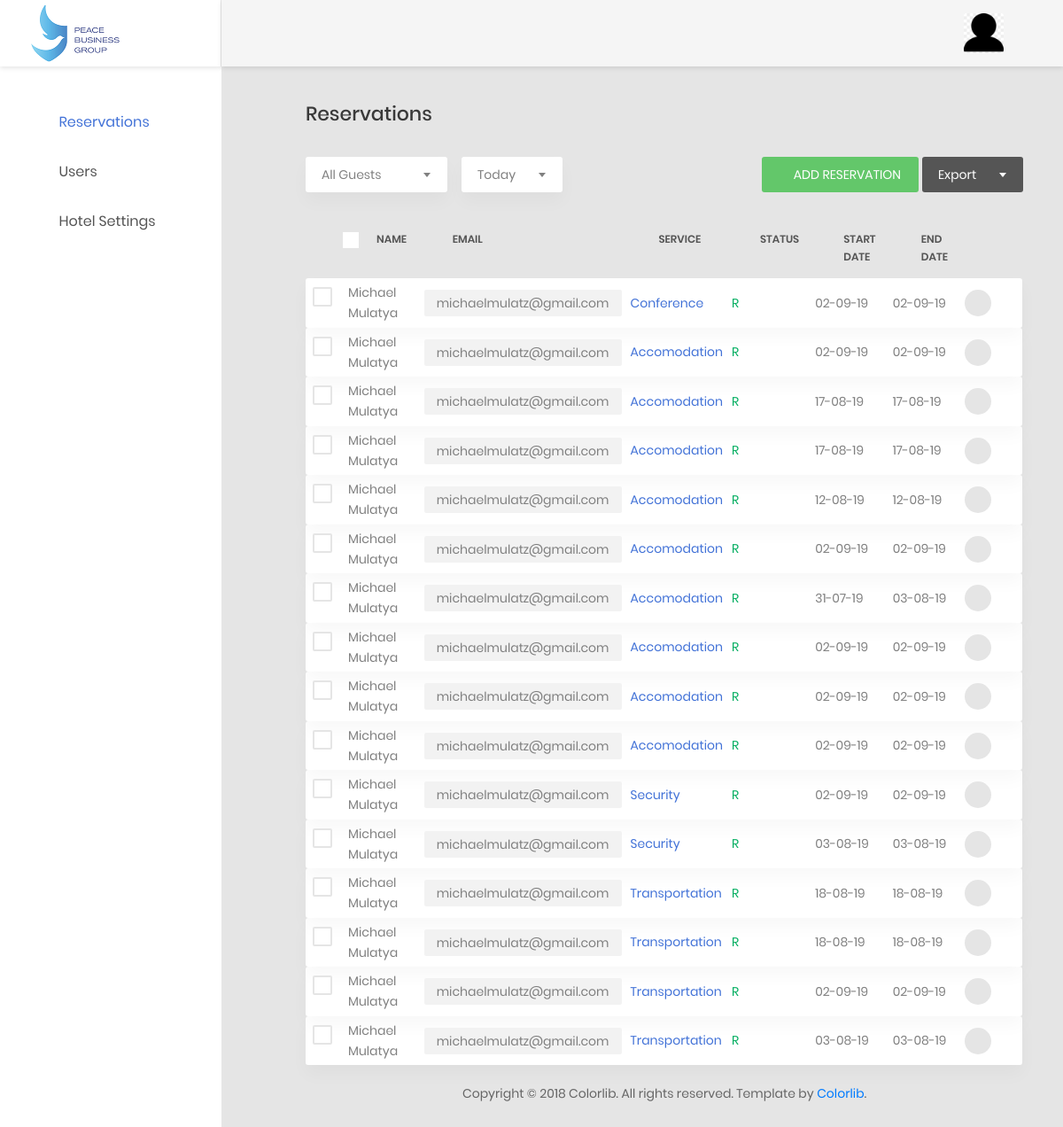
Screenshot of /reservations/admin/list/all/ with the database file from the repository.
### reservations/models.py (models this page shows, shortened)
class Reservation(models.Model):
	status_options=[('R','Requested'),('A','Accepted'),('D','Denied')]
	status = models.CharField(choices=status_options,max_length=1)
	start_date = models.DateField()
	end_date = models.DateField()
	number_of_guests = models.SmallIntegerField()
	comments = models.TextField()
	created_at = models.DateTimeField(auto_now_add=True)
	class Meta:
		abstract = True

class ConferenceReservation(Reservation):
	made_by = models.ForeignKey(Pbguser,related_name='conference_made_by',on_delete=models.PROTECT)
	guest_id = models.ForeignKey(Pbguser,related_name='conference_guest_id',on_delete=models.PROTECT)
	number_of_guests = models.SmallIntegerField()
	conference_hall_id = models.ForeignKey(ConferenceHall,on_delete=models.PROTECT)
	def gettype(self):
		return "conference"

class Pbguser(models.Model):
	user = models.OneToOneField(
		User,
		default=None,
		null=True,
		on_delete=models.CASCADE)
	gender_choices = [('M','Male'),('F','Female')]
	gender = models.CharField(
		choices=gender_choices,
		max_length=1,
		default=None,
		null=True
		)
	phone_number = models.CharField(max_length=50,
		null=True,default=0)

class AccomodationReservation(Reservation):
	made_by = models.ForeignKey(Pbguser,related_name='room_made_by',on_delete=models.PROTECT)
	guest_id = models.ForeignKey(Pbguser,related_name='room_guest_id',on_delete=models.PROTECT)
	def gettype(self):
		return "accomodation"

class SecurityReservation(Reservation):
	made_by = models.ForeignKey(Pbguser,related_name='security_made_by',on_delete=models.PROTECT)
	guest_id = models.ForeignKey(Pbguser,related_name='security_guest_id',on_delete=models.PROTECT)
	security_type = models.ForeignKey(SecurityService,on_delete=models.PROTECT)
	def gettype(self):
		return "security"

class TransportReservation(Reservation):
	made_by = models.ForeignKey(Pbguser,related_name='transport_made_by',on_delete=models.PROTECT)
	guest_id = models.ForeignKey(Pbguser,related_name='transport_guest_id',on_delete=models.PROTECT)
	car_options = [('A','Armored'),('N','Normal')]
	car_type = models.CharField(choices=car_options,max_length=1,default='N')
	districts = ['']
	district = models.CharField(max_length=100,default='')
	location = models.CharField(max_length=200)
	purpose_of_visit = models.CharField(max_length=200)
	def gettype(self):
		return "transportation"

### reservations/views.py (the view)
# urls.py: re_path(r'^admin/list/(?P<category>[\w]*)/',views.admindashboard,name='admindashboard'),
def admindashboard(request,category):
	accomodation = AccomodationReservation.objects.all()
	transportation = TransportReservation.objects.all()
	security = SecurityReservation.objects.all()
	conference = ConferenceReservation.objects.all()
	if(category=='accomodation'):
		reservations = accomodation
	elif(category=='transportation'):
		reservations = transportation
	elif(category=='security'):
		reservations = security
	elif(category=='conference'):
		reservations = conference
	else:
		reservations = chain(accomodation,transportation)
		reservations = chain(reservations,security)
		reservations = chain(reservations,conference)
	def myfn(r):
		return r.created_at
	reservations = sorted(reservations,key=myfn)
	return render(request,'reservations/admin/dashboard.html',{'reservations':reservations})

### reservations/templates/reservations/admin/dashboard.html (shortened to what this page needs)
{% extends "reservations/admin/base.html" %}
{% block maincontent %}
    <div class="row">
                <div class="col-md-12">
                    <h3 class="title-5 m-b-35">reservations</h3>
                    <div class="table-data__tool">
                        <div class="table-data__tool-left">
                            <div class="rs-select2--light rs-select2--md">
                            </div>
                            <div class="rs-select2--light rs-select2--sm">
                            </div>
                        </div>
                        <div class="table-data__tool-right">
                            <a href="{% url 'reservations:index' %}" class="au-btn au-btn-icon au-btn--green au-btn--small">
                                <i class="zmdi zmdi-plus"></i>add reservation</a>
                            <div class="rs-select2--dark rs-select2--sm rs-select2--dark2">
                            </div>
                        </div>
                    </div>
                    <div class="table-responsive table-responsive-data2">
                        <table class="table table-data2" id="tb_admin_dashboard">
                            <thead>
                                <tr>
                                    <th>
                                        <label class="au-checkbox">
                                            <span class="au-checkmark"></span>
                                        </label>
                                    </th>
                                    <th>name</th>
                                    <th>email</th>
                                    <th>service</th>
                                    <th>status</th>
                                    <th>start date</th>
                                    <th>end date</th>
                                    <th></th>
                                </tr>
                            </thead>
                            <tbody>
                                {% for res in reservations %}
                                    <tr class="tr-shadow">
                                        <td>
                                            <label class="au-checkbox">
                                                <span class="au-checkmark"></span>
                                            </label>
                                        </td>
                                        <td>{{ res.guest_id.user.get_full_name }}</td>
                                        <td>
                                            <span class="block-email">{{ res.guest_id.user.email }}</span>
                                        </td>
                                        <td class="desc">{{ res.gettype|title }}</td>
                                        <td>
                                            <span class="status--process">{{ res.status }}</span>
                                        </td>
                                        <td>
                                            {{ res.start_date|date:"d-m-y" }}
                                        </td>
                                        <td>{{ res.end_date|date:"d-m-y" }}
                                        </td>
                                        <td>
                                            <div class="table-data-feature">
                                                <a href="{% url 'reservations:edit_reservation' res.gettype res.id %}"><button class="item" data-toggle="tooltip" data-placement="top" title="Edit">
                                                    <i class="zmdi zmdi-edit"></i>
                                                </button></a>
                                            </div>
                                        </td>
                                    </tr>
                                {% endfor %}
                            </tbody>
                        </table>
                    </div>
                </div>
    </div>
{% endblock %}

### reservations/static/reservations/css/updates.css (style rules this page uses)
.table-data2.table tbody td { padding:5px 2px 5px 8px; }
.table-data2.table tbody tr { margin-top: 10px !important; }
,.table-earning tbody td { padding: 3px 10px; }

### rows the page displays
ConferenceReservation: guest_id.user.get_full_name "Michael Mulatya", guest_id.user.email "michaelmulatz@gmail.com", gettype "Conference", status "R", start_date "02-09-19", end_date "02-09-19"
AccomodationReservation: guest_id.user.get_full_name "Michael Mulatya", guest_id.user.email "michaelmulatz@gmail.com", gettype "Accomodation", status "R", start_date "02-09-19", end_date "02-09-19"
AccomodationReservation: guest_id.user.get_full_name "Michael Mulatya", guest_id.user.email "michaelmulatz@gmail.com", gettype "Accomodation", status "R", start_date "17-08-19", end_date "17-08-19"
AccomodationReservation: guest_id.user.get_full_name "Michael Mulatya", guest_id.user.email "michaelmulatz@gmail.com", gettype "Accomodation", status "R", start_date "17-08-19", end_date "17-08-19"
AccomodationReservation: guest_id.user.get_full_name "Michael Mulatya", guest_id.user.email "michaelmulatz@gmail.com", gettype "Accomodation", status "R", start_date "12-08-19", end_date "12-08-19"
AccomodationReservation: guest_id.user.get_full_name "Michael Mulatya", guest_id.user.email "michaelmulatz@gmail.com", gettype "Accomodation", status "R", start_date "02-09-19", end_date "02-09-19"
AccomodationReservation: guest_id.user.get_full_name "Michael Mulatya", guest_id.user.email "michaelmulatz@gmail.com", gettype "Accomodation", status "R", start_date "31-07-19", end_date "03-08-19"
AccomodationReservation: guest_id.user.get_full_name "Michael Mulatya", guest_id.user.email "michaelmulatz@gmail.com", gettype "Accomodation", status "R", start_date "02-09-19", end_date "02-09-19"
AccomodationReservation: guest_id.user.get_full_name "Michael Mulatya", guest_id.user.email "michaelmulatz@gmail.com", gettype "Accomodation", status "R", start_date "02-09-19", end_date "02-09-19"
AccomodationReservation: guest_id.user.get_full_name "Michael Mulatya", guest_id.user.email "michaelmulatz@gmail.com", gettype "Accomodation", status "R", start_date "02-09-19", end_date "02-09-19"
SecurityReservation: guest_id.user.get_full_name "Michael Mulatya", guest_id.user.email "michaelmulatz@gmail.com", gettype "Security", status "R", start_date "02-09-19", end_date "02-09-19"
SecurityReservation: guest_id.user.get_full_name "Michael Mulatya", guest_id.user.email "michaelmulatz@gmail.com", gettype "Security", status "R", start_date "03-08-19", end_date "03-08-19"
TransportReservation: guest_id.user.get_full_name "Michael Mulatya", guest_id.user.email "michaelmulatz@gmail.com", gettype "Transportation", status "R", start_date "18-08-19", end_date "18-08-19"
TransportReservation: guest_id.user.get_full_name "Michael Mulatya", guest_id.user.email "michaelmulatz@gmail.com", gettype "Transportation", status "R", start_date "18-08-19", end_date "18-08-19"
TransportReservation: guest_id.user.get_full_name "Michael Mulatya", guest_id.user.email "michaelmulatz@gmail.com", gettype "Transportation", status "R", start_date "02-09-19", end_date "02-09-19"
TransportReservation: guest_id.user.get_full_name "Michael Mulatya", guest_id.user.email "michaelmulatz@gmail.com", gettype "Transportation", status "R", start_date "03-08-19", end_date "03-08-19"
